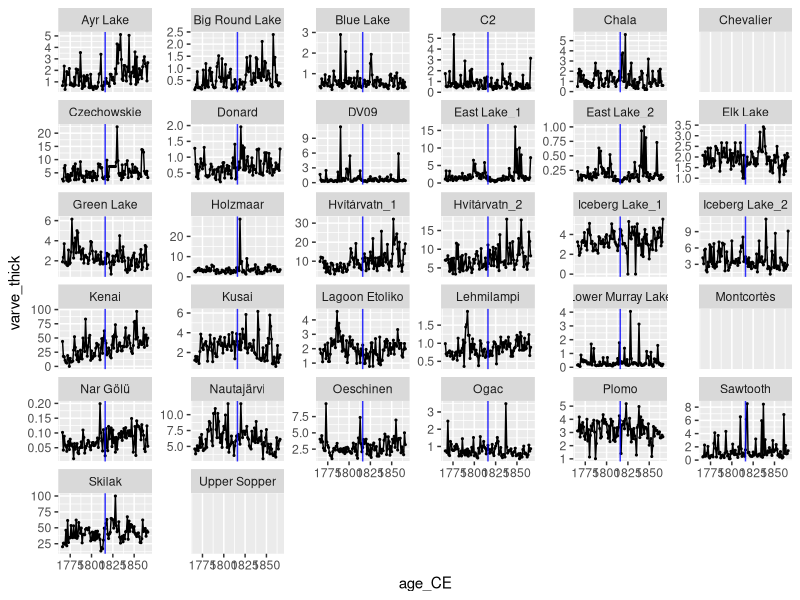
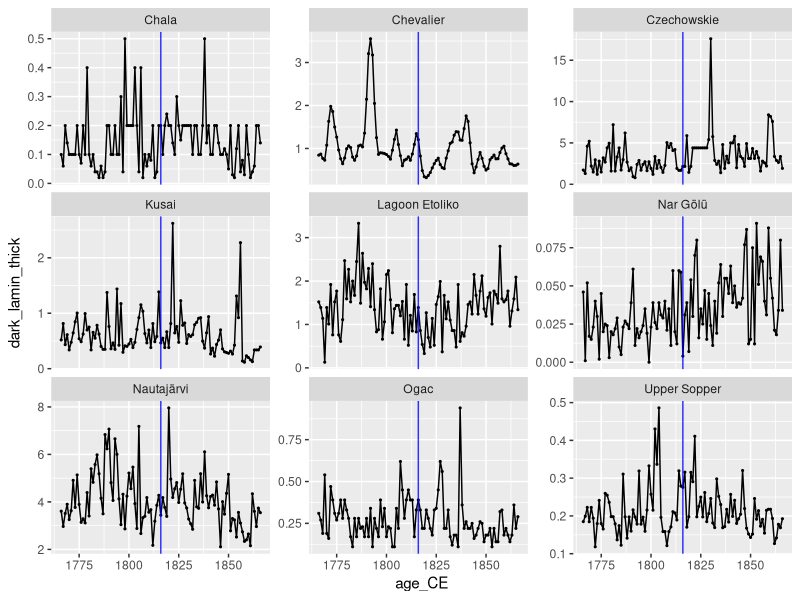
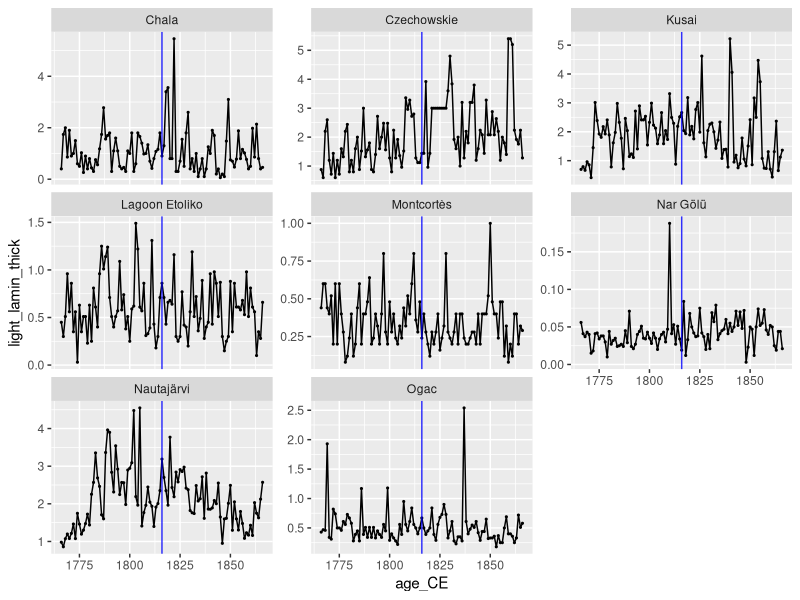

Here is the R script that generated these plots, in order: (Note: this script raises an error after producing the figures.)
library(tidyverse)
library(ggrepel)
#plot anomalies 
full_ds_an <- read_csv("data/full_ds_an.csv") %>% 
  pivot_longer(cols = summer_1816_temp_an:winter_1816_17_prec_an,
               names_to = "anomaly", values_to = "value_of_anomaly") %>% 
  mutate(unit4anomaly = ifelse(anomaly == "summer_1816_temp_an" | anomaly == "winter_1816_17_temp_an", "°C", "%"))

anomalies_plot <- ggplot(full_ds_an, aes(y = lake_name, x = value_of_anomaly)) +
  geom_col() +
  facet_wrap(.~ anomaly, scales = "free")

#plot varve thickness time series -------

full_ds <- read_csv("data/full_ds.csv") %>% 
  filter(age_CE > 1765 & age_CE < 1867)

varve_thick_plot <- ggplot(full_ds, aes(x = age_CE, y = varve_thick)) +
  geom_line() +
  geom_point(size = 0.4) +
  geom_vline(xintercept = 1816, color = "blue", alpha = 0.8) +
  facet_wrap(.~ lake_name, scales = "free_y")

varve_thick_plot

dark_lamin_thick_plot <- full_ds %>% 
  filter(!is.na(dark_lamin_thick)) %>% 
  ggplot(aes(x = age_CE, y = dark_lamin_thick)) +
  geom_line() +
  geom_point(size = 0.4) +
  geom_vline(xintercept = 1816, color = "blue", alpha = 0.8) +
  facet_wrap(.~ lake_name, scales = "free_y")

dark_lamin_thick_plot

light_lamin_thick_plot <- full_ds %>% 
  filter(!is.na(light_lamin_thick)) %>% 
  ggplot(aes(x = age_CE, y = light_lamin_thick)) +
  geom_line() +
  geom_point(size = 0.4) +
  geom_vline(xintercept = 1816, color = "blue", alpha = 0.8) +
  facet_wrap(.~ lake_name, scales = "free_y")

light_lamin_thick_plot

#plot peak detection results ---------
##total vt-----
#add labels to peaks so that the corresponding year is visible
pd_df_vt_total_mgcv <- read_csv("data/pd_df_vt_total_mgcv.csv")

pd_df_vt_total_mgcv_plot <- ggplot(pd_df_vt_total_mgcv, aes(x = age_CE, y = varve_thick)) +
  geom_line() +
  geom_point(size = 0.4) +
  geom_point(data = filter(pd_df_vt_total_mgcv, peaks_pos == 1),
             shape = 8, color = "red") +
  geom_point(data = filter(pd_df_vt_total_mgcv, peaks_neg == 1), 
             shape = 8, color = "blue") +
  geom_vline(xintercept = 1816, color = "blue", alpha = 0.8) +
  geom_text_repel(data = filter(pd_df_vt_total_mgcv,
                                (peaks_pos == 1 | peaks_neg == 1) & age_CE >= 1805 & age_CE <= 1825),
            aes(label = as.character(round(age_CE, 0))),
             vjust = -0.5) +
  facet_wrap(.~ lake_name, scales = "free_y")



##light laminae thickness-------
pd_df_vt_light_mgcv <- read_csv("data/pd_df_vt_light_mgcv.csv")

pd_df_vt_light_mgcv_plot <- ggplot(pd_df_vt_light_mgcv, aes(x = age_CE, y = light_lamin_thick)) +
  geom_line() +
  geom_point(size = 0.4) +
  geom_point(data = filter(pd_df_vt_light_mgcv, peaks_pos == 1),
             shape = 8, color = "red") +
  geom_point(data = filter(pd_df_vt_light_mgcv, peaks_neg == 1), 
             shape = 8, color = "blue") +
  geom_vline(xintercept = 1816, color = "blue", alpha = 0.8) +
  geom_text_repel(data = filter(pd_df_vt_light_mgcv,
                                (peaks_pos == 1 | peaks_neg == 1) & age_CE >= 1805 & age_CE <= 1825),
                  aes(label = as.character(round(age_CE, 0))),
                  vjust = -0.5) +
  facet_wrap(.~ lake_name, scales = "free_y")

pd_df_vt_light_mgcv + xlim(c(1800, 1840))

##dark laminae thickness-------
pd_df_vt_dark_mgcv <- read_csv("data/pd_df_vt_dark_mgcv.csv")

pd_df_vt_dark_mgcv_plot <- ggplot(pd_df_vt_dark_mgcv, aes(x = age_CE, y = dark_lamin_thick)) +
  geom_line() +
  geom_point(size = 0.4) +
  geom_point(data = filter(pd_df_vt_dark_mgcv, peaks_pos == 1),
             shape = 8, color = "red") +
  geom_point(data = filter(pd_df_vt_dark_mgcv, peaks_neg == 1), 
             shape = 8, color = "blue") +
  geom_vline(xintercept = 1816, color = "blue", alpha = 0.8) +
  geom_text_repel(data = filter(pd_df_vt_dark_mgcv,
                                (peaks_pos == 1 | peaks_neg == 1) & age_CE >= 1805 & age_CE <= 1825),
                  aes(label = as.character(round(age_CE, 0))),
                  vjust = -0.5) +
  facet_wrap(.~ lake_name, scales = "free_y")

pd_df_vt_dark_mgcv + xlim(c(1800, 1840))
